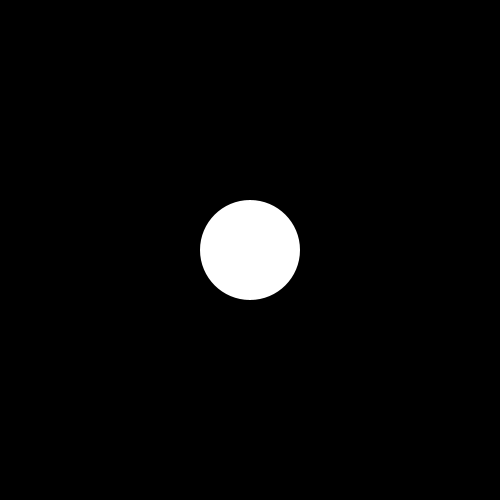
Frame 1 (no input)
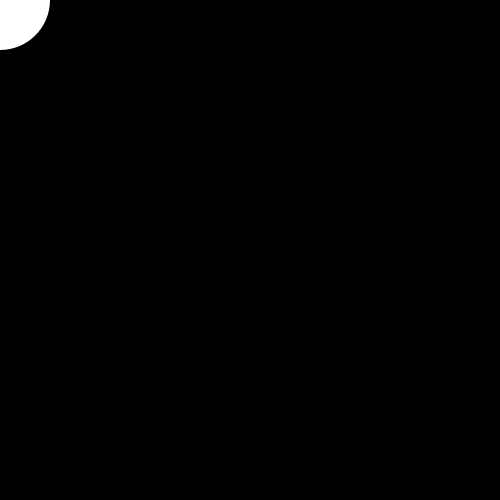
Frame 60 (the mouse pressed at the canvas centre just before this capture)
Frame 120 (the mouse held since frame 60 and released just before this capture): identical to frame 1, image omitted

The Processing sketch that drew these frames (run headless with seeded random() and noise(); from frame 60 on, the mouse is pressed at the canvas centre):

// Processing sketch: week7_quiz
// ── week7_quiz.pde
//10 points: Have a circle move on screen
//25 points: have the circle bounce off the bottom and sides of the screen
//25 points: Simulate Gravity on the circle
//20 points: Reduce the circle's velocity when it hits the screen edges
//20 points: Catch & Release the circle with your mouse
//30 points: "Throw" the circle by moving and releasing your mouse quickly

Ball myBall;

void setup(){
  size(500,500);
  myBall = new Ball(new PVector(width/2,height/2));
}

void draw(){
  background(0);
  myBall.display();
  myBall.move();

  if (myBall.position.x <= width-myBall.size/2 || myBall.position.x > myBall.size/2) { 
  myBall.bounceX();
  }
  if (myBall.position.y > height-myBall.size/2 || myBall.position.y < myBall.size/2) { 
  myBall.bounceY();
  }
}

// ── Ball.pde
class Ball {
  
  PVector position;
  float xSpeed,ySpeed;
  float size = 100;
  
  Ball(PVector _position) {
    position = _position;
    xSpeed = random(-10,5);
    ySpeed = random(-5,10);
  }
  
  void display(){
    noStroke();
    fill(255);
    ellipse(position.x,position.y,size,size);
  }
  
  void move(){
    position.x = pmouseX;
    position.y = pmouseY;
  }
  
  void bounceX(){
    xSpeed = -xSpeed;
  }
  
  void bounceY(){
    ySpeed = -ySpeed;
  }
}
